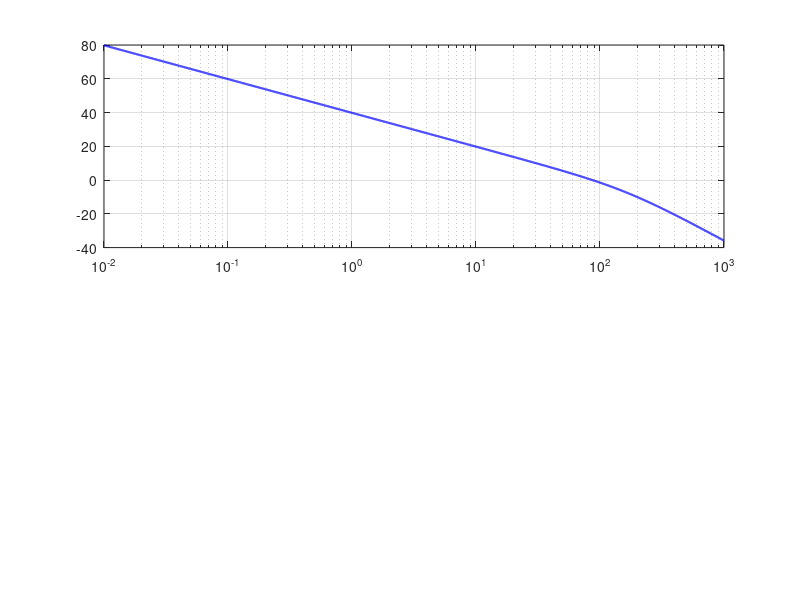

Recreate this plot in MATLAB. (Note: this script raises an error after producing the figure.)
clear; clc; close all;

%% Parametri del processo
M   = 0.0064;
m   = 0.253;
tau = 0.006;

%% Variabile di Laplace
s = tf('s');

%% Funzione di trasferimento del sistema
G = 1 / ( s * (M + m) * (tau*s + 1) );

%% Controllore C(s)
% ESEMPIO: rete anticipatrice + guadagno
% Modifica questa parte in base al loop shaping che vuoi ottenere
K  = 25.4;
wz = 1/tau;    % zero del controllore
wp = 100;   % polo del controllore

%C = K * (1 + s/wz) / (1 + s/wp);
C = K; 


%% Funzione d'anello
L = C * G;

%% Funzione di trasferimento in anello chiuso 
T = feedback(L, 1);

%% Margini di stabilita'
[Gm, Pm, Wcg, Wcp] = margin(L);
% Wcp = gain crossover frequency = pulsazione critica per il margine di fase

fprintf('Margine di fase PM = %.2f deg\n', Pm);
fprintf('Pulsazione critica wc = %.4f rad/s\n', Wcp);

%% Dati per Bode
w = logspace(-2, 3, 2000);   % intervallo di frequenze
[mag, phase, wout] = bode(L, w);

mag   = squeeze(mag);
phase = squeeze(phase);
mag_dB = 20*log10(mag);

%% Valori in corrispondenza della pulsazione critica
mag_wc   = interp1(wout, mag_dB, Wcp, 'linear');
phase_wc = interp1(wout, phase,  Wcp, 'linear');

%% Figura con modulo e fase
figure('Color','w');

% --- Modulo ---
subplot(2,1,1);
semilogx(wout, mag_dB, 'b', 'LineWidth', 1.5); hold on; grid on;
yline(0, '--k', 'LineWidth', 1);                         % 0 dB
xline(Wcp, '--r', 'LineWidth', 1.2);                    % pulsazione critica
plot(Wcp, mag_wc, 'ro', 'MarkerFaceColor', 'r');

xlabel('\omega [rad/s]');
ylabel('Modulo [dB]');
title('Diagramma di Bode del modulo di L(s) = C(s)G(s)');

text(Wcp, mag_wc, sprintf('  \\omega_c = %.3f rad/s', Wcp), ...
    'VerticalAlignment', 'bottom', 'Color', 'r');

legend('|L(j\omega)|', '0 dB', '\omega_c', 'Location', 'best');

% --- Fase ---
subplot(2,1,2);
semilogx(wout, phase, 'b', 'LineWidth', 1.5); hold on; grid on;
yline(-180, '--k', 'LineWidth', 1);                     % -180 deg
xline(Wcp, '--r', 'LineWidth', 1.2);                    % pulsazione critica
plot(Wcp, phase_wc, 'ro', 'MarkerFaceColor', 'r');

xlabel('\omega [rad/s]');
ylabel('Fase [deg]');
title('Diagramma di Bode della fase di L(s) = C(s)G(s)');

text(Wcp, phase_wc, sprintf('  PM = %.2f^\\circ', Pm), ...
    'VerticalAlignment', 'bottom', 'Color', 'r');

legend('\angle L(j\omega)', '-180^\circ', '\omega_c', 'Location', 'best');

%% Risposta allo scalino del sistema in anello chiuso
figure('Color','w');
step(T);
grid on;
title('Risposta allo scalino del sistema in anello chiuso');
xlabel('Tempo [s]');
ylabel('Uscita');

%% Informazioni sulla risposta allo scalino
info = stepinfo(T);

fprintf('\n--- Step response info ---\n');
disp(info);


%% Mostra anche le funzioni di trasferimento a video
disp('Funzione di trasferimento del processo G(s):');
G

disp('Funzione di trasferimento del controllore C(s):');
C

disp('Funzione di trasferimento d''anello L(s)=C(s)G(s):');
L

disp('Funzione di trasferimento in anello chiuso T(s):');
T
